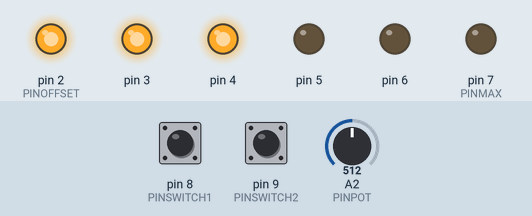
Recording of a sketch running on a simulated Arduino Uno, built with avr-gcc and run on an emulated ATmega328P. Parts: output pins drawn as LEDs (lit = HIGH). Dashed ring = blinking. The test bench sets the inputs (shaded band); at power-on: A2 (PINPOT) = 512, pin 8 (PINSWITCH1) HIGH, pin 9 (PINSWITCH2) HIGH. What the sketch prints to the serial monitor is not drawn.

Above: at 1.8 s.
1.9 s: A2 (PINPOT) set to 0
At 2.08 s:
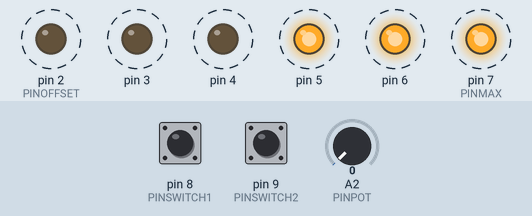
5.4 s: pin 8 (PINSWITCH1) pulled LOW for 1.2 s
At 7.1 s:
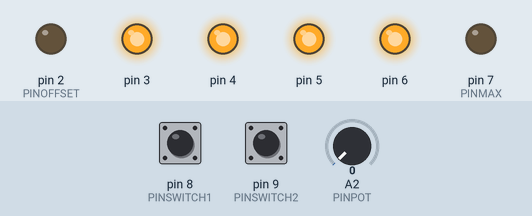
10.1 s: A2 (PINPOT) set to 122
At 12.38 s:
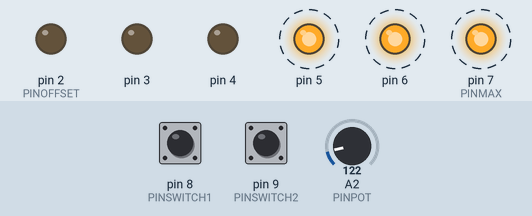
13.6 s: pin 9 (PINSWITCH2) pulled LOW for 1.2 s
18.2 s: pin 9 (PINSWITCH2) pulled LOW for 1.2 s
At 18.9 s:
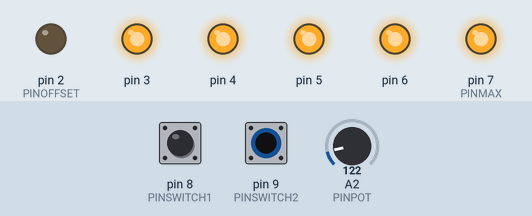
22.1 s: pin 9 (PINSWITCH2) pulled LOW for 3.2 s
Timing chart, 0 to 31.5 s (numbered marks = the images above; inputs shaded):
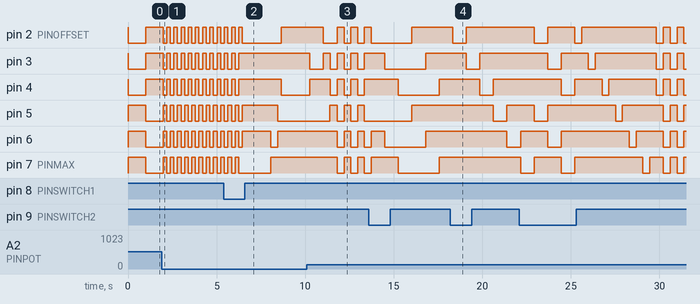

The sketch:

TrafficLights.ino
```cpp
/* vim: set syntax=cpp: */
/* ======================================================================

 Copyright: Scott Penrose 2011 - scottp@dd.com.au http://scott.dd.com.au/
 https://github.com/scottp/TrafficLights
 http://scott.dd.com.au/wiki/Traffic_Lights

 License: Creative Commons Attribution-ShareAlike
 https://creativecommons.org/licenses/by-sa/2.5/

 Birthday lights

 Basic:
 	On/Off and delay

 Speed change:

 Change pattern

 Analogue Hit it

 BUTTON to Change Program ?

 */

// ======================================================================

#define BASIC
// #define SERIAL

#define PINOFFSET 2
#define PINMAX 7
#define PINSWITCH1 8
#define PINSWITCH2 9
#define PINPOT 2
#define delayShort 1
#define delayMedium 2
#define delayLong 4

#define red1 0
#define yellow1 1
#define green1 2
#define red2 3
#define yellow2 4
#define green2 5

// ======================================================================
void setup() {
  // Outputs
  for (int i = 0; i < PINMAX; i++)
    pinMode(i + PINOFFSET, OUTPUT);

  // Inputs
  pinMode(PINSWITCH1, INPUT);
  digitalWrite(PINSWITCH1, HIGH);
  pinMode(PINSWITCH2, INPUT);
  digitalWrite(PINSWITCH2, HIGH);

#ifdef SERIAL
  // Serial
  Serial.begin(9600);
  Serial.println("Birthday lights starting");
#endif
}


// ======================================================================
int sequence = 0;
void loop() {
  if (digitalRead(PINSWITCH1) == LOW){
    basicTraffic();
  }
  else if (digitalRead(PINSWITCH2) == LOW) {
    switch(sequence) {
      case 0:
        basicOnOff();
        break;
      case 1:
        basicRun();
        break;
      case 2:
        basicTogether();
        break;
      case 3:
        basicFlash();
        break;
      case 4:
        basicLeftRight();
        break;
      default:
        sequence = -1;
        break;
    }
    sequence++;
  }
  else {
    basicLeftRight();
  }
}

void doDelay(int factor) {
  int val;
  val = analogRead(PINPOT);
  // val range is 0 to 1000
  // factor is 1, 2, 4
  delay(factor * ((val * 1.5) + 200));
}

// ======================================================================
void lightOn(int l) {
#ifdef SERIAL
  Serial.print("ON: ");
  Serial.print(l);
#endif
  digitalWrite(l + PINOFFSET, LOW);
}

void lightOff(int l) {
#ifdef SERIAL
  Serial.print("off: ");
  Serial.print(l);
#endif
  digitalWrite(l + PINOFFSET, HIGH);
}

void allOff() {
  for (int i = 0; i <= PINMAX; i++)
    lightOff(i);
}

// ======================================================================
void basicRun() {
  allOff();
  for (int i = 0; i < 6; i++) {
    lightOn(i);
    doDelay(delayMedium);
    lightOff(i);
  }
}

// ======================================================================
void basicTogether() {
  allOff();
  for (int i = 0; i < 3; i++) {
    lightOn(i);
    lightOn(i + 3);
    doDelay(delayMedium);
    lightOff(i);
    lightOff(i + 3);
  }
}

// ======================================================================
void basicOnOff() {
  allOff();
  for (int i = 0; i < 3; i++) {
    lightOn(i);
    lightOn(i + 3);
    doDelay(delayMedium);
  }
  for (int i = 0; i < 3; i++) {
    lightOff(i);
    lightOff(i + 3);
    doDelay(delayMedium);
  }
}

// ======================================================================
void basicFlash() {
  allOff();
  for (int i = 0; i < 6; i++) {
    for (int y = 0; y < 1; y++) {
      lightOn(i);
      doDelay(delayShort);
      lightOff(i);
      doDelay(delayShort);
    }
  }
}

// ======================================================================
void basicLeftRight() {
  allOff();
  for (int i = 0; i < 3; i++) {
      lightOn(0);
      lightOn(1);
      lightOn(2);
      lightOff(3);
      lightOff(4);
      lightOff(5);
      doDelay(delayShort);
      lightOff(0);
      lightOff(1);
      lightOff(2);
      lightOn(3);
      lightOn(4);
      lightOn(5);
      doDelay(delayShort);
  }
}

// ======================================================================
void basicTraffic() {
  allOff();

  // Red      Green
  lightOn(red1);
  lightOn(green2);
  doDelay(delayLong*2);

  // Red      Yellow
  lightOff(green2);
  lightOn(yellow2);
  doDelay(delayMedium);

  // Red      Red
  lightOff(yellow2);
  lightOn(red2);
  doDelay(delayShort);

  // Green    Red
  lightOff(red1);
  lightOn(green1);
  doDelay(delayLong *2);

  // Yellow    Red
  lightOff(green1);
  lightOn(yellow1);
  doDelay(delayMedium);

  // Red      Red
  lightOff(yellow1);
  lightOn(red1);
  doDelay(delayShort);

  // Turn them off to finish
  lightOff(red1);
  lightOff(red2);
}
```

Measured:
- after the input at 1.9 s, pin 2 (PINOFFSET), pin 3–6, pin 7 (PINMAX): alternates HIGH for 0.20 s and LOW for 0.20 s, starting after 0.28 s
- after the input at 5.4 s, pin 3: goes on until 6.2 s, then stays HIGH
- after the input at 10.1 s, pin 5: alternates HIGH for 0.38 s and LOW for 0.38 s, starting after 1.3 s; pin 6, pin 7 (PINMAX): alternates HIGH for 0.38 s and LOW for 0.38 s, starting after 1.7 s
- after the input at 18.2 s, pin 7 (PINMAX): stops changing and stays HIGH
